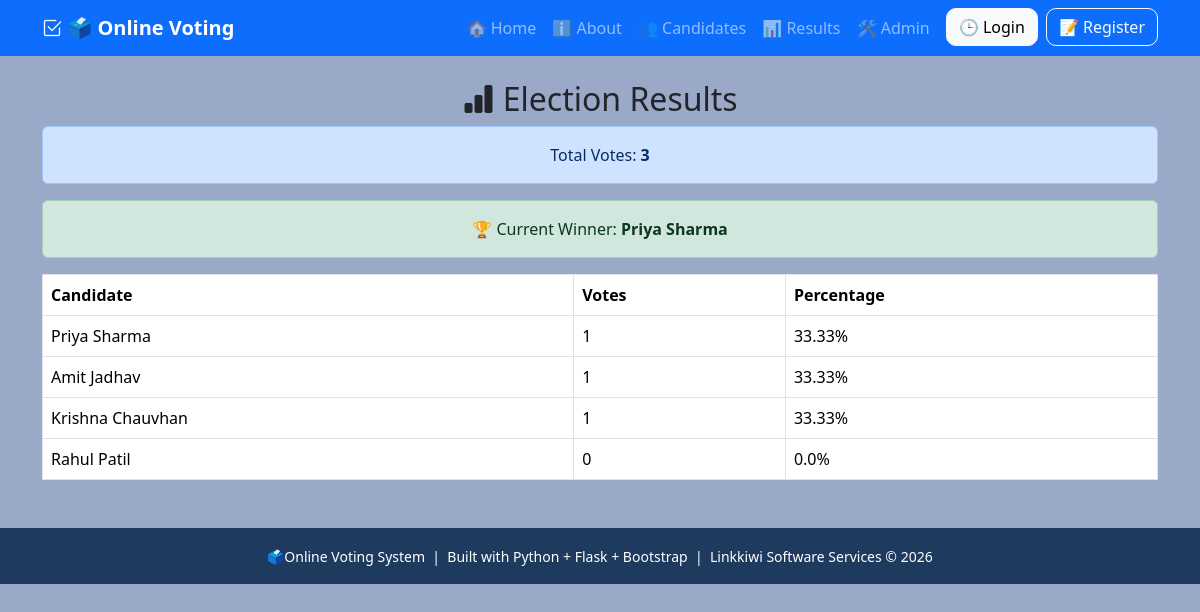
The app's page /results, older data.
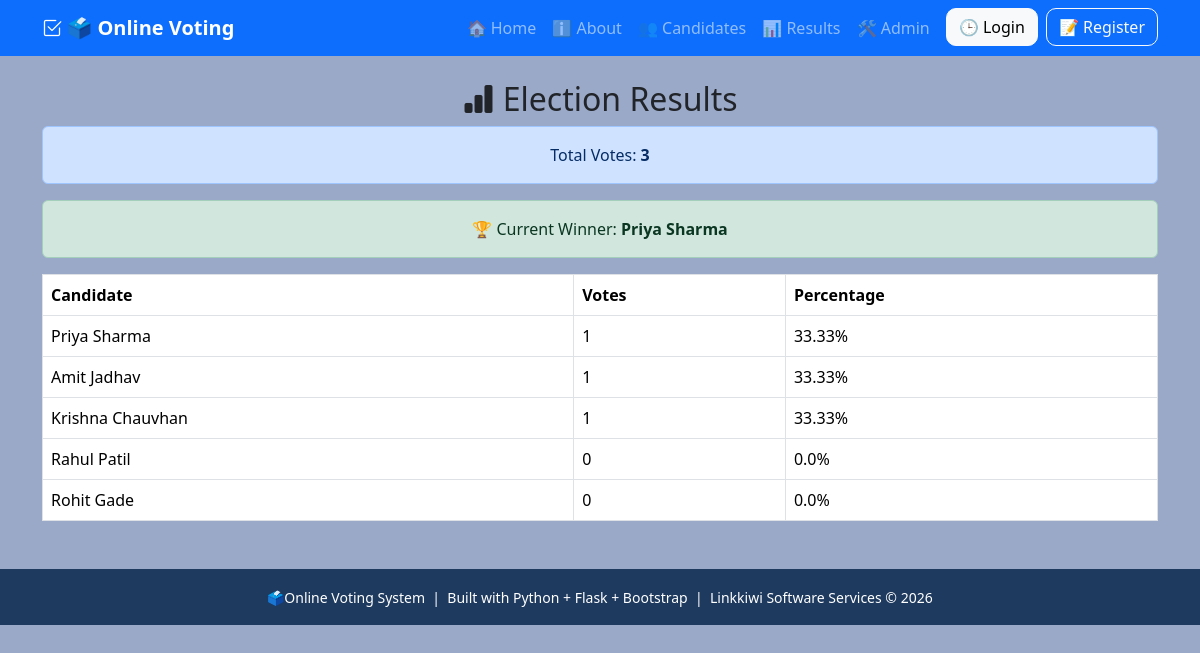
The same page, newer data.
### tables this page shows
CREATE TABLE candidates(
            id INTEGER PRIMARY KEY AUTOINCREMENT,
            name TEXT NOT NULL,
            party TEXT NOT NULL,
            symbol TEXT,
            votes INTEGER DEFAULT 0
        );

### app.py (the view)
@app.route("/results")
def results():
    connection = get_db()
    candidates = connection.execute("""
        SELECT * FROM candidates
        ORDER BY votes DESC
    """).fetchall()
    connection.close()
    total_votes = sum(
        candidate["votes"]
        for candidate in candidates
    )
    result_data = {}
    for candidate in candidates:
        if total_votes > 0:
            percentage = (
                candidate["votes"]
                / total_votes
            ) * 100
        else:
            percentage = 0
        result_data[candidate["name"]] = {
            "votes": candidate["votes"],
            "percentage": round(
                percentage,
                2
            )
        }
    winner = None
    if candidates and total_votes > 0:
        winner = candidates[0]["name"]
    return render_template(
        "results.html",
        candidates=candidates,
        total_votes=total_votes,
        result_data=result_data,
        winner=winner
    )

### app.py (called while the page is built)
def get_db():
    connection = sqlite3.connect(DATABASE)
    connection.row_factory = sqlite3.Row
    return connection

### templates/results.html
{% extends "base.html" %}
{% block content %}
<h2 class="text-center">
<i class="bi bi-bar-chart-fill"></i>
Election Results
</h2>
<div class="alert alert-primary text-center">
Total Votes:
<b>
{{ total_votes }}
</b>
</div>
{% if winner %}
<div class="alert alert-success text-center">
🏆 Current Winner:
<b>
{{ winner }}
</b>
</div>
{% endif %}
<table class="table table-bordered">
<thead>
<tr>
<th>Candidate</th>
<th>Votes</th>
<th>Percentage</th>
</tr>
</thead>
<tbody>
{% for candidate in candidates %}
<tr>
<td>
{{ candidate.name }}
</td>
<td>
{{ candidate.votes }}
</td>
<td>
{{ result_data[
candidate.name
].percentage }}%
</td>
</tr>
{% endfor %}
</tbody>
</table>
{% endblock %}

Row changes from the older to the newer data that the page shows:
added candidates: name "Rohit Gade", votes "0", name "0.0"
